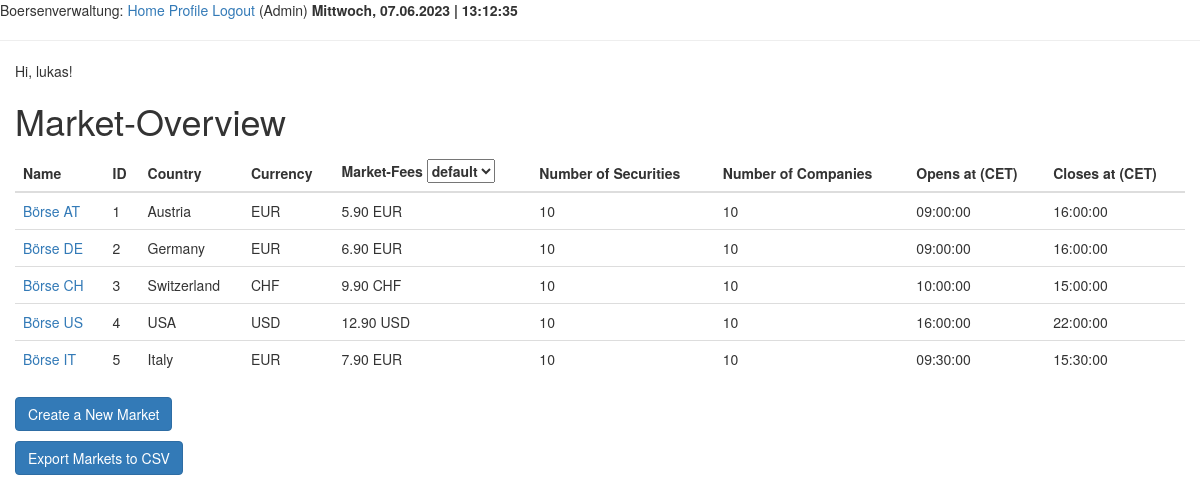
The page /index (signed in) on the database as committed earlier.
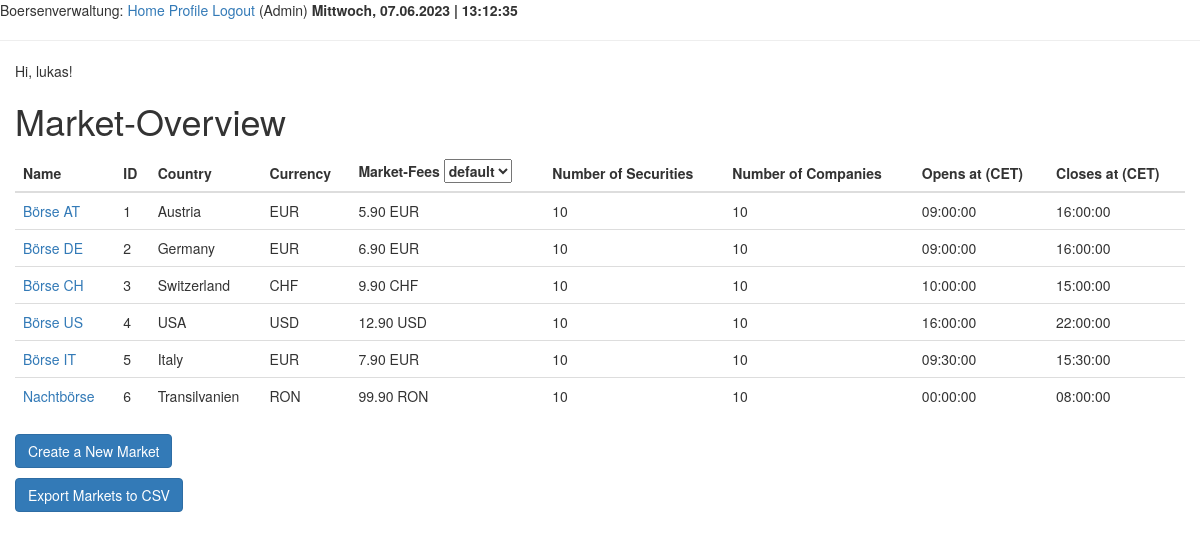
The same page on the database as committed later.
### app/models.py (models this page shows, shortened)
class Market(db.Model):
    market_id = Column(Integer, primary_key=True)
    market_name = Column(Text, unique=True, nullable=False)
    opens_at = Column(Time, nullable=False)
    closes_at = Column(Time, nullable=False)
    market_currency_id = Column(Integer, nullable=False)
    market_country = Column(Text, nullable=False)
    market_fee = Column(Float, nullable=False)

class Currency(db.Model):
    market_currency_id = Column(Integer, primary_key=True)
    market_currency_name = Column(Text, nullable=False)
    market_currency_code = Column(Text, nullable=False)

### app/routes.py (the view)
@app.route('/', methods=['GET', 'POST'])
@app.route('/index', methods=['GET', 'POST'])
@login_required  # nur sichtbar für eingeloggte User
def index():
    markets = Market.query.all()
    currencies = Currency.query.all()
    count_securities = 10
    count_companies = 10
    return render_template('index.html', title='Home', markets=markets, currencies=currencies,
                           count_companies=count_companies, count_securities=count_securities
                           )

### app/models.py (called while the page is built)
@login.user_loader
def load_user(id):
    return User.query.get(int(id))

### app/routes.py (called while the page is built)
@app.context_processor
def inject_datetime():
    return {'current_time': datetime.utcnow()}

@app.before_request
def before_request():
    if current_user.is_authenticated:
        current_user.last_seen = datetime.utcnow()
        db.session.commit()

### app/templates/index.html (shortened to what this page needs)
{% extends "base.html" %}
{% block content %}
    <div class="container-fluid">
    <h>Hi, {{ current_user.username }}!</h>
    <h1>Market-Overview</h1>
    <table class="table table-hover" id="market-table">
        <thead>
            <tr>
                <th>Name</th>
                <th>ID</th>
                <th>Country</th>
                <th>Currency</th>
                <th>Market-Fees
                    <select id="currency-select">
                        <option value="default">default</option>
                    </select>
                </th>
                <th>Number of Securities</th>
                <th>Number of Companies</th>
                <th>Opens at (CET)</th>
                <th>Closes at (CET)</th>
            </tr>
        </thead>
        <tbody>
            {% for market in markets %}
            <tr>
                <td><a href="{{ url_for('market', market_id=market.market_id) }}">{{ market.market_name }}</a></td>
                <td>{{ market.market_id }}</td>
                <td>{{ market.market_country }}</td>
                <td class="currency">
                    {% for currency in currencies %}
                        {% if currency.market_currency_id == market.market_currency_id %}
                            {{ currency.market_currency_code }}
                        {% endif %}
                    {% endfor %}
                </td>
                <td class="fee-cell" data-original-value="{{ market.market_fee }}">
                    {{ "%.2f" % market.market_fee }}
                    {% for currency in currencies %}
                        {% if currency.market_currency_id == market.market_currency_id %}
                            {{ currency.market_currency_code }}
                        {% endif %}
                    {% endfor %}
                </td>
                <td>{{ count_securities }}</td>
                <td>{{ count_companies }}</td>
                <td>{{ market.opens_at }}</td>
                <td>{{ market.closes_at }}</td>
            </tr>
            {% endfor %}
        </tbody>
    </table>
    {% if current_user.admin_tag %}
    <a href="{{ url_for('createmarket') }}" class="btn btn-primary">Create a New Market</a>
    {% endif %}
    <a href="{{ url_for('create_csv') }}" class="btn btn-primary">Export Markets to CSV</a>
    </div>
{% endblock %}

Rows that differ between the two databases and show on the page:
added Market: market_name "Nachtbörse", market_id "6", market_country "Transilvanien", market_fee "99.90", count_securities "10", count_companies "10", opens_at "00:00:00", closes_at "08:00:00"
now on this page (row unchanged): Currency: market_currency_code "RON"
